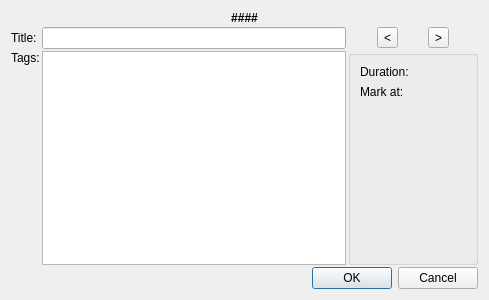
<?xml version="1.0" encoding="UTF-8"?>
<ui version="4.0">
 <class>frmAddMark</class>
 <widget class="QDialog" name="frmAddMark">
  <property name="geometry">
   <rect>
    <x>0</x>
    <y>0</y>
    <width>489</width>
    <height>300</height>
   </rect>
  </property>
  <property name="windowTitle">
   <string>Add Mark</string>
  </property>
  <layout class="QGridLayout" name="gridLayout_3">
   <property name="spacing">
    <number>2</number>
   </property>
   <item row="1" column="1">
    <layout class="QHBoxLayout" name="horizontalLayout">
     <item>
      <spacer name="horizontalSpacer">
       <property name="orientation">
        <enum>Qt::Horizontal</enum>
       </property>
       <property name="sizeType">
        <enum>QSizePolicy::Minimum</enum>
       </property>
      </spacer>
     </item>
     <item>
      <widget class="QToolButton" name="btnGoBackFrame">
       <property name="toolTip">
        <string>Go Back Frame</string>
       </property>
       <property name="text">
        <string>&lt;</string>
       </property>
      </widget>
     </item>
     <item>
      <widget class="QToolButton" name="btnGoForwardFrame">
       <property name="toolTip">
        <string>Go Forward Frame</string>
       </property>
       <property name="text">
        <string>&gt;</string>
       </property>
      </widget>
     </item>
     <item>
      <spacer name="horizontalSpacer_2">
       <property name="orientation">
        <enum>Qt::Horizontal</enum>
       </property>
       <property name="sizeType">
        <enum>QSizePolicy::Minimum</enum>
       </property>
       <property name="sizeHint" stdset="0">
        <size>
         <width>0</width>
         <height>0</height>
        </size>
       </property>
      </spacer>
     </item>
    </layout>
   </item>
   <item row="2" column="1">
    <widget class="QGroupBox" name="groupBox">
     <property name="minimumSize">
      <size>
       <width>130</width>
       <height>0</height>
      </size>
     </property>
     <property name="title">
      <string/>
     </property>
     <layout class="QGridLayout" name="gridLayout">
      <item row="0" column="0">
       <widget class="QLabel" name="lblDuration">
        <property name="minimumSize">
         <size>
          <width>0</width>
          <height>0</height>
         </size>
        </property>
        <property name="text">
         <string>Duration:</string>
        </property>
        <property name="textFormat">
         <enum>Qt::RichText</enum>
        </property>
        <property name="alignment">
         <set>Qt::AlignLeading|Qt::AlignLeft|Qt::AlignTop</set>
        </property>
       </widget>
      </item>
      <item row="2" column="0">
       <spacer name="verticalSpacer">
        <property name="orientation">
         <enum>Qt::Vertical</enum>
        </property>
        <property name="sizeHint" stdset="0">
         <size>
          <width>20</width>
          <height>173</height>
         </size>
        </property>
       </spacer>
      </item>
      <item row="1" column="0">
       <widget class="QLabel" name="lblMarkPos">
        <property name="minimumSize">
         <size>
          <width>0</width>
          <height>0</height>
         </size>
        </property>
        <property name="text">
         <string>Mark at:</string>
        </property>
        <property name="textFormat">
         <enum>Qt::RichText</enum>
        </property>
        <property name="alignment">
         <set>Qt::AlignLeading|Qt::AlignLeft|Qt::AlignTop</set>
        </property>
       </widget>
      </item>
     </layout>
    </widget>
   </item>
   <item row="1" column="0" rowspan="2">
    <layout class="QGridLayout" name="gridLayout_2">
     <item row="1" column="0">
      <widget class="QLabel" name="label_2">
       <property name="text">
        <string>Tags:</string>
       </property>
       <property name="alignment">
        <set>Qt::AlignLeading|Qt::AlignLeft|Qt::AlignTop</set>
       </property>
      </widget>
     </item>
     <item row="0" column="1">
      <widget class="QLineEdit" name="txtTitle"/>
     </item>
     <item row="0" column="0">
      <widget class="QLabel" name="label">
       <property name="text">
        <string>Title:</string>
       </property>
      </widget>
     </item>
     <item row="1" column="1">
      <widget class="QTextEdit" name="txtTags"/>
     </item>
    </layout>
   </item>
   <item row="3" column="0" colspan="2">
    <widget class="QDialogButtonBox" name="buttonBox">
     <property name="orientation">
      <enum>Qt::Horizontal</enum>
     </property>
     <property name="standardButtons">
      <set>QDialogButtonBox::Cancel|QDialogButtonBox::Ok</set>
     </property>
    </widget>
   </item>
   <item row="0" column="0" colspan="2">
    <widget class="QLabel" name="lblFilename">
     <property name="minimumSize">
      <size>
       <width>0</width>
       <height>0</height>
      </size>
     </property>
     <property name="palette">
      <palette>
       <active>
        <colorrole role="WindowText">
         <brush brushstyle="SolidPattern">
          <color alpha="255">
           <red>0</red>
           <green>0</green>
           <blue>0</blue>
          </color>
         </brush>
        </colorrole>
        <colorrole role="Button">
         <brush brushstyle="SolidPattern">
          <color alpha="255">
           <red>168</red>
           <green>168</green>
           <blue>168</blue>
          </color>
         </brush>
        </colorrole>
        <colorrole role="Light">
         <brush brushstyle="SolidPattern">
          <color alpha="255">
           <red>252</red>
           <green>252</green>
           <blue>252</blue>
          </color>
         </brush>
        </colorrole>
        <colorrole role="Midlight">
         <brush brushstyle="SolidPattern">
          <color alpha="255">
           <red>210</red>
           <green>210</green>
           <blue>210</blue>
          </color>
         </brush>
        </colorrole>
        <colorrole role="Dark">
         <brush brushstyle="SolidPattern">
          <color alpha="255">
           <red>84</red>
           <green>84</green>
           <blue>84</blue>
          </color>
         </brush>
        </colorrole>
        <colorrole role="Mid">
         <brush brushstyle="SolidPattern">
          <color alpha="255">
           <red>112</red>
           <green>112</green>
           <blue>112</blue>
          </color>
         </brush>
        </colorrole>
        <colorrole role="Text">
         <brush brushstyle="SolidPattern">
          <color alpha="255">
           <red>0</red>
           <green>0</green>
           <blue>0</blue>
          </color>
         </brush>
        </colorrole>
        <colorrole role="BrightText">
         <brush brushstyle="SolidPattern">
          <color alpha="255">
           <red>255</red>
           <green>255</green>
           <blue>255</blue>
          </color>
         </brush>
        </colorrole>
        <colorrole role="ButtonText">
         <brush brushstyle="SolidPattern">
          <color alpha="255">
           <red>0</red>
           <green>0</green>
           <blue>0</blue>
          </color>
         </brush>
        </colorrole>
        <colorrole role="Base">
         <brush brushstyle="SolidPattern">
          <color alpha="255">
           <red>255</red>
           <green>255</green>
           <blue>255</blue>
          </color>
         </brush>
        </colorrole>
        <colorrole role="Window">
         <brush brushstyle="SolidPattern">
          <color alpha="255">
           <red>168</red>
           <green>168</green>
           <blue>168</blue>
          </color>
         </brush>
        </colorrole>
        <colorrole role="Shadow">
         <brush brushstyle="SolidPattern">
          <color alpha="255">
           <red>0</red>
           <green>0</green>
           <blue>0</blue>
          </color>
         </brush>
        </colorrole>
        <colorrole role="AlternateBase">
         <brush brushstyle="SolidPattern">
          <color alpha="255">
           <red>211</red>
           <green>211</green>
           <blue>211</blue>
          </color>
         </brush>
        </colorrole>
        <colorrole role="ToolTipBase">
         <brush brushstyle="SolidPattern">
          <color alpha="255">
           <red>255</red>
           <green>255</green>
           <blue>220</blue>
          </color>
         </brush>
        </colorrole>
        <colorrole role="ToolTipText">
         <brush brushstyle="SolidPattern">
          <color alpha="255">
           <red>0</red>
           <green>0</green>
           <blue>0</blue>
          </color>
         </brush>
        </colorrole>
       </active>
       <inactive>
        <colorrole role="WindowText">
         <brush brushstyle="SolidPattern">
          <color alpha="255">
           <red>0</red>
           <green>0</green>
           <blue>0</blue>
          </color>
         </brush>
        </colorrole>
        <colorrole role="Button">
         <brush brushstyle="SolidPattern">
          <color alpha="255">
           <red>168</red>
           <green>168</green>
           <blue>168</blue>
          </color>
         </brush>
        </colorrole>
        <colorrole role="Light">
         <brush brushstyle="SolidPattern">
          <color alpha="255">
           <red>252</red>
           <green>252</green>
           <blue>252</blue>
          </color>
         </brush>
        </colorrole>
        <colorrole role="Midlight">
         <brush brushstyle="SolidPattern">
          <color alpha="255">
           <red>210</red>
           <green>210</green>
           <blue>210</blue>
          </color>
         </brush>
        </colorrole>
        <colorrole role="Dark">
         <brush brushstyle="SolidPattern">
          <color alpha="255">
           <red>84</red>
           <green>84</green>
           <blue>84</blue>
          </color>
         </brush>
        </colorrole>
        <colorrole role="Mid">
         <brush brushstyle="SolidPattern">
          <color alpha="255">
           <red>112</red>
           <green>112</green>
           <blue>112</blue>
          </color>
         </brush>
        </colorrole>
        <colorrole role="Text">
         <brush brushstyle="SolidPattern">
          <color alpha="255">
           <red>0</red>
           <green>0</green>
           <blue>0</blue>
          </color>
         </brush>
        </colorrole>
        <colorrole role="BrightText">
         <brush brushstyle="SolidPattern">
          <color alpha="255">
           <red>255</red>
           <green>255</green>
           <blue>255</blue>
          </color>
         </brush>
        </colorrole>
        <colorrole role="ButtonText">
         <brush brushstyle="SolidPattern">
          <color alpha="255">
           <red>0</red>
           <green>0</green>
           <blue>0</blue>
          </color>
         </brush>
        </colorrole>
        <colorrole role="Base">
         <brush brushstyle="SolidPattern">
          <color alpha="255">
           <red>255</red>
           <green>255</green>
           <blue>255</blue>
          </color>
         </brush>
        </colorrole>
        <colorrole role="Window">
         <brush brushstyle="SolidPattern">
          <color alpha="255">
           <red>168</red>
           <green>168</green>
           <blue>168</blue>
          </color>
         </brush>
        </colorrole>
        <colorrole role="Shadow">
         <brush brushstyle="SolidPattern">
          <color alpha="255">
           <red>0</red>
           <green>0</green>
           <blue>0</blue>
          </color>
         </brush>
        </colorrole>
        <colorrole role="AlternateBase">
         <brush brushstyle="SolidPattern">
          <color alpha="255">
           <red>211</red>
           <green>211</green>
           <blue>211</blue>
          </color>
         </brush>
        </colorrole>
        <colorrole role="ToolTipBase">
         <brush brushstyle="SolidPattern">
          <color alpha="255">
           <red>255</red>
           <green>255</green>
           <blue>220</blue>
          </color>
         </brush>
        </colorrole>
        <colorrole role="ToolTipText">
         <brush brushstyle="SolidPattern">
          <color alpha="255">
           <red>0</red>
           <green>0</green>
           <blue>0</blue>
          </color>
         </brush>
        </colorrole>
       </inactive>
       <disabled>
        <colorrole role="WindowText">
         <brush brushstyle="SolidPattern">
          <color alpha="255">
           <red>84</red>
           <green>84</green>
           <blue>84</blue>
          </color>
         </brush>
        </colorrole>
        <colorrole role="Button">
         <brush brushstyle="SolidPattern">
          <color alpha="255">
           <red>168</red>
           <green>168</green>
           <blue>168</blue>
          </color>
         </brush>
        </colorrole>
        <colorrole role="Light">
         <brush brushstyle="SolidPattern">
          <color alpha="255">
           <red>252</red>
           <green>252</green>
           <blue>252</blue>
          </color>
         </brush>
        </colorrole>
        <colorrole role="Midlight">
         <brush brushstyle="SolidPattern">
          <color alpha="255">
           <red>210</red>
           <green>210</green>
           <blue>210</blue>
          </color>
         </brush>
        </colorrole>
        <colorrole role="Dark">
         <brush brushstyle="SolidPattern">
          <color alpha="255">
           <red>84</red>
           <green>84</green>
           <blue>84</blue>
          </color>
         </brush>
        </colorrole>
        <colorrole role="Mid">
         <brush brushstyle="SolidPattern">
          <color alpha="255">
           <red>112</red>
           <green>112</green>
           <blue>112</blue>
          </color>
         </brush>
        </colorrole>
        <colorrole role="Text">
         <brush brushstyle="SolidPattern">
          <color alpha="255">
           <red>84</red>
           <green>84</green>
           <blue>84</blue>
          </color>
         </brush>
        </colorrole>
        <colorrole role="BrightText">
         <brush brushstyle="SolidPattern">
          <color alpha="255">
           <red>255</red>
           <green>255</green>
           <blue>255</blue>
          </color>
         </brush>
        </colorrole>
        <colorrole role="ButtonText">
         <brush brushstyle="SolidPattern">
          <color alpha="255">
           <red>84</red>
           <green>84</green>
           <blue>84</blue>
          </color>
         </brush>
        </colorrole>
        <colorrole role="Base">
         <brush brushstyle="SolidPattern">
          <color alpha="255">
           <red>168</red>
           <green>168</green>
           <blue>168</blue>
          </color>
         </brush>
        </colorrole>
        <colorrole role="Window">
         <brush brushstyle="SolidPattern">
          <color alpha="255">
           <red>168</red>
           <green>168</green>
           <blue>168</blue>
          </color>
         </brush>
        </colorrole>
        <colorrole role="Shadow">
         <brush brushstyle="SolidPattern">
          <color alpha="255">
           <red>0</red>
           <green>0</green>
           <blue>0</blue>
          </color>
         </brush>
        </colorrole>
        <colorrole role="AlternateBase">
         <brush brushstyle="SolidPattern">
          <color alpha="255">
           <red>168</red>
           <green>168</green>
           <blue>168</blue>
          </color>
         </brush>
        </colorrole>
        <colorrole role="ToolTipBase">
         <brush brushstyle="SolidPattern">
          <color alpha="255">
           <red>255</red>
           <green>255</green>
           <blue>220</blue>
          </color>
         </brush>
        </colorrole>
        <colorrole role="ToolTipText">
         <brush brushstyle="SolidPattern">
          <color alpha="255">
           <red>0</red>
           <green>0</green>
           <blue>0</blue>
          </color>
         </brush>
        </colorrole>
       </disabled>
      </palette>
     </property>
     <property name="font">
      <font>
       <weight>75</weight>
       <bold>true</bold>
      </font>
     </property>
     <property name="text">
      <string>####</string>
     </property>
     <property name="textFormat">
      <enum>Qt::RichText</enum>
     </property>
     <property name="alignment">
      <set>Qt::AlignHCenter|Qt::AlignTop</set>
     </property>
    </widget>
   </item>
  </layout>
 </widget>
 <resources/>
 <connections>
  <connection>
   <sender>buttonBox</sender>
   <signal>accepted()</signal>
   <receiver>frmAddMark</receiver>
   <slot>accept()</slot>
   <hints>
    <hint type="sourcelabel">
     <x>248</x>
     <y>254</y>
    </hint>
    <hint type="destinationlabel">
     <x>157</x>
     <y>274</y>
    </hint>
   </hints>
  </connection>
  <connection>
   <sender>buttonBox</sender>
   <signal>rejected()</signal>
   <receiver>frmAddMark</receiver>
   <slot>reject()</slot>
   <hints>
    <hint type="sourcelabel">
     <x>316</x>
     <y>260</y>
    </hint>
    <hint type="destinationlabel">
     <x>286</x>
     <y>274</y>
    </hint>
   </hints>
  </connection>
 </connections>
</ui>
